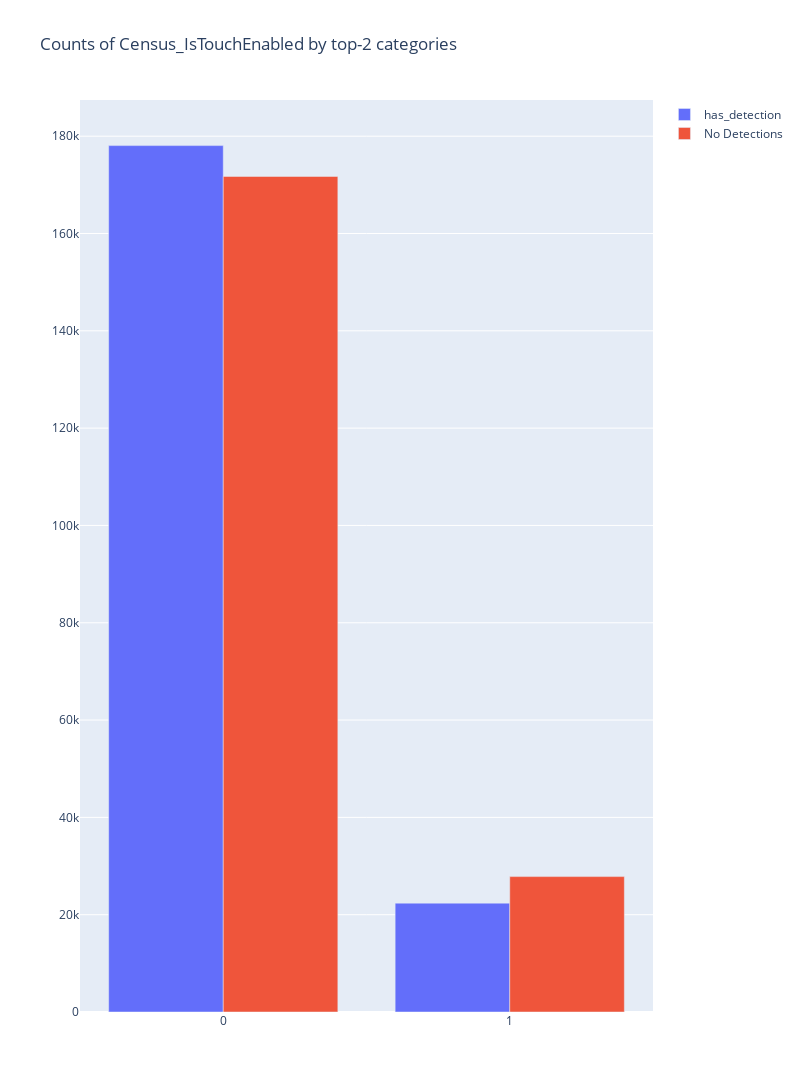

Here is the notebook cell this chart was saved with:
### Markdown cell above
<h2>'AVProductsInstalled'</h2>

### Code cell
detection_groupby_feature("Census_IsTouchEnabled",top_n=10,by_touch=False)

### Figure 1 — Plotly figure (JSON) as saved in the notebook; plotly's stock layout.template omitted (floating-point values rounded to 4 significant figures)
{"data": [{"name": "has_detection", "type": "bar", "x": [0, 1], "y": [178068, 22375]}, {"name": "No Detections", "type": "bar", "x": [0, 1], "y": [171729, 27828]}], "layout": {"height": 1600, "title": {"text": "Counts of Census_IsTouchEnabled by top-2 categories"}, "width": 800}}
